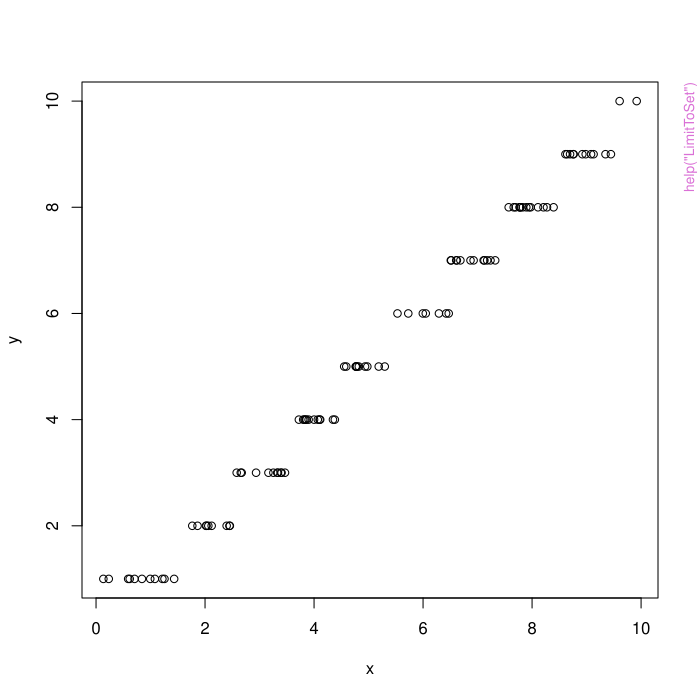

R code for this plot:
pkgname <- "FastImputation"
source(file.path(R.home("share"), "R", "examples-header.R"))
options(warn = 1)
options(pager = "console")
library('FastImputation')

base::assign(".oldSearch", base::search(), pos = 'CheckExEnv')
cleanEx()
nameEx("BoundNormalizedVariable")
### * BoundNormalizedVariable

flush(stderr()); flush(stdout())

### Name: BoundNormalizedVariable
### Title: Take a normalized variable and transform it back to a bounded
###   variable.
### Aliases: BoundNormalizedVariable

### ** Examples

constraints=list(lower=5)           # lower bound when constrining to an interval
  constraints=list(upper=10)          # upper bound when constraining to an interval
  constraints=list(lower=5, upper=10) # both lower and upper bounds



cleanEx()
nameEx("FastImputation")
### * FastImputation

flush(stderr()); flush(stdout())

### Name: FastImputation
### Title: Use the pattern learned from the training data to impute (fill
###   in good guesses for) missing values.
### Aliases: FastImputation

### ** Examples

data(FItrain)   # provides FItrain dataset
patterns <- TrainFastImputation(FItrain)

data(FItest)
FItest          # note there is missing data
imputed.data <- FastImputation(FItest, patterns)
imputed.data    # good guesses for missing values are filled in

data(FItrue)
imputation.rmse <- sqrt(sum( (imputed.data - FItrue)^2 )/sum(is.na(FItest)))
imputation.rmse



cleanEx()
nameEx("LimitToSet")
### * LimitToSet

flush(stderr()); flush(stdout())

### Name: LimitToSet
### Title: Coerce numeric values into a given set.
### Aliases: LimitToSet

### ** Examples

x <- runif(100, min=0, max=10)
y <- LimitToSet(x, set=c(1:10))
plot(x, y)



cleanEx()
nameEx("NormalizeBoundedVariable")
### * NormalizeBoundedVariable

flush(stderr()); flush(stdout())

### Name: NormalizeBoundedVariable
### Title: Take a variable bounded above/below/both and return an unbounded
###   (normalized) variable.
### Aliases: NormalizeBoundedVariable

### ** Examples

constraints=list(lower=5)           # lower bound when constrining to an interval
  constraints=list(upper=10)          # upper bound when constraining to an interval
  constraints=list(lower=5, upper=10) # both lower and upper bounds



cleanEx()
nameEx("TrainFastImputation")
### * TrainFastImputation

flush(stderr()); flush(stdout())

### Name: TrainFastImputation
### Title: Learn from the training data so that later you can fill in
###   missing data
### Aliases: TrainFastImputation

### ** Examples

data(FItrain)   # provides FItrain dataset
patterns <- TrainFastImputation(FItrain)

patterns.with.constraints <- TrainFastImputation(
  FItrain,
  constraints=list(list(1, list(set=0:1)),
                   list(2, list(lower=0)),
                   list(3, list(lower=0)),
                   list(4, list(lower=0)),
                   list(5, list(lower=0)),
                   list(6, list(lower=0, upper=1)),
                   list(7, list(lower=0)),
                   list(8, list(lower=0))))



### * <FOOTER>
###
options(digits = 7L)
base::cat("Time elapsed: ", proc.time() - base::get("ptime", pos = 'CheckExEnv'),"\n")
grDevices::dev.off()
###
### Local variables: ***
### mode: outline-minor ***
### outline-regexp: "\\(> \\)?### [*]+" ***
### End: ***
quit('no')
